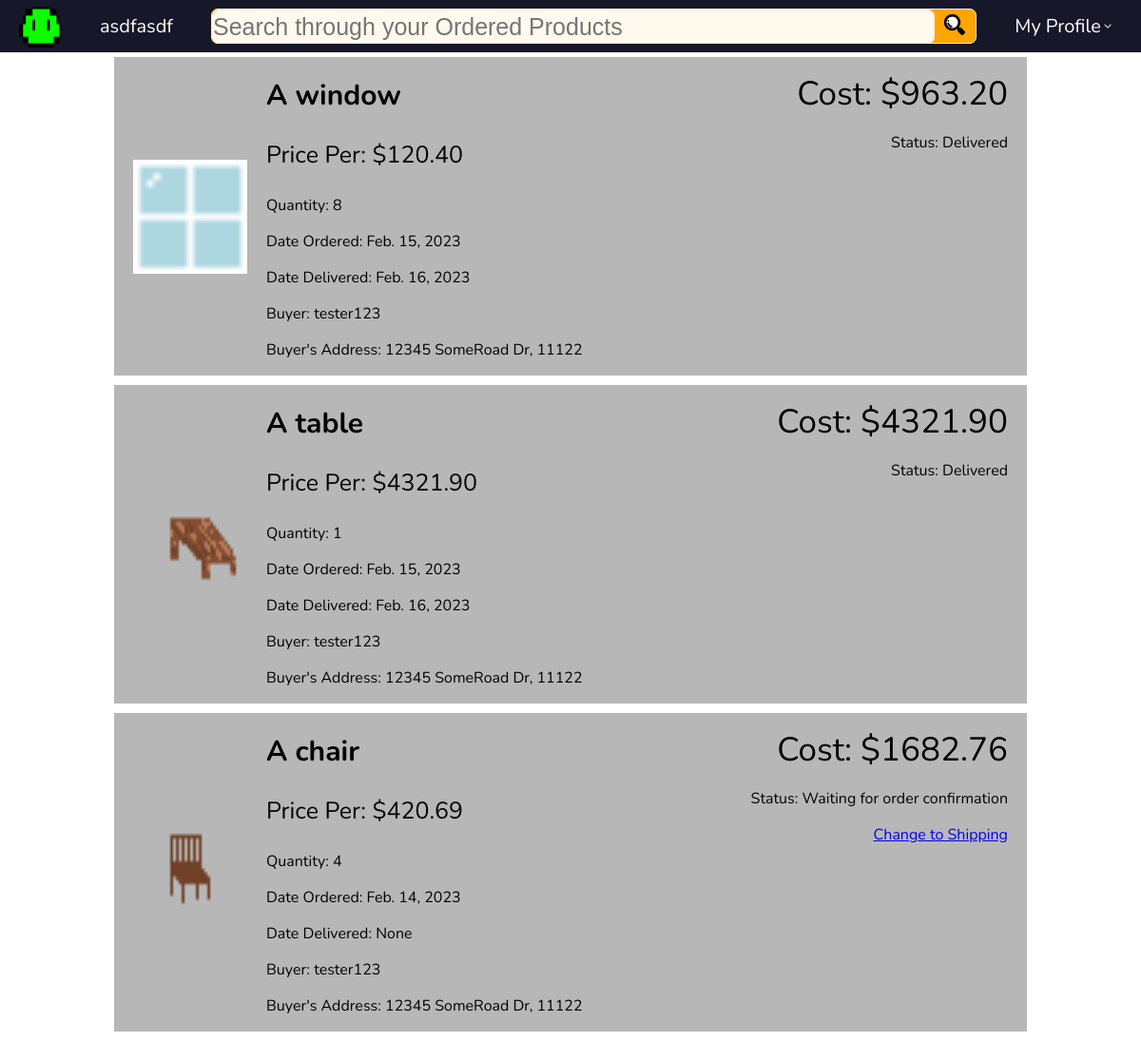
The app's page /store/ongoingOrders/ (signed in) with its own data.
### store/models.py (models this page shows, shortened)
class Profile(models.Model):
    user = models.OneToOneField(User, on_delete=models.CASCADE)
    picture = models.ImageField(blank=True)
    phone = models.CharField(max_length=13, blank=True) # Validation
    address = models.CharField(max_length=40) # Validation
    type = models.CharField(
         max_length = 20, default="Customer",
         choices=[
            ("Customer", "Customer"), ("Vendor", "Vendor"), ("Transit", "Transit")
         ]
        )
    wishlist = models.ManyToManyField('Product', related_name="wishlist", blank=True)
    cart = models.ManyToManyField('Product', related_name="cart", blank=True)
    def __str__(self):
        return f"{self.user.username}"

class Order(models.Model):
    buyer = models.ForeignKey("Profile", on_delete=models.CASCADE, blank=True, null=True)
    product = models.ForeignKey(Product, on_delete=models.CASCADE) #so seller can be referenced with other info
    status = models.CharField(
         max_length = 50, default="Waiting for payment confirmation",
         choices=[
            ("Waiting for payment confirmation","Waiting for payment confirmation"),("Shipping","Shipping"), ("On Delivery","On Delivery"), ("Delivered","Delivered"), ("Problem with Transit","Problem with Transit")
         ]
        )
    deliverer = models.ForeignKey(Profile, on_delete=models.CASCADE, blank=True, null=True, related_name="deliverer")
    date_placed = models.DateField(auto_now=True)
    date_delivered = models.DateField(blank=True, null=True)
    quantity = models.IntegerField(default=0)
    totalCost = models.DecimalField(decimal_places=2, max_digits = 40, default=0)
    priority = models.IntegerField(default=0, blank=True, null=True)

class Product(models.Model):
    seller = models.ForeignKey(Profile, on_delete=models.CASCADE)
    title = models.CharField(max_length=50)
    price = models.DecimalField(decimal_places=2, max_digits=40)
    desc = models.TextField(max_length=500)
    picture = models.ImageField(blank=True)
    unlisted = models.BooleanField(default=False)
    nReviews = models.IntegerField(default=0)
    averageScore = models.DecimalField(default=0, decimal_places=2, max_digits=40)

### store/views.py (the view)
# urls.py: path('ongoingOrders/', ongoingOrders, name='ongoingOrders'),
def ongoingOrders(request):
    profile = Profile.objects.get(user__exact=request.user)
    orders = Order.objects.filter(product__seller__exact=profile)
    if request.method == "POST":
        orders = orders.filter(product__title__icontains=request.POST['search'])
    context = {
        'profile': profile,
        'orders': orders,
        'placeholder': 'Search through your Ordered Products',
    }
    return render(request, 'store/ongoingOrders.html', context)

### store/templates/store/ongoingOrders.html
{% extends 'store/base.html' %}
{% load static %}
{% block style %}<link rel="stylesheet" href="{% static 'store/ongoingOrders.css' %}"> {% endblock %}
{% block content %}
    {% for order in orders %}
        <div class="product">
            <img class="image" src="{{ order.product.picture.url }}">
            <div class="right">
                <h1 class="title">{{ order.product.title }}</h1>
                <p class="price">Price Per: ${{ order.product.price }}</p>
                <p class="qt">Quantity: {{ order.quantity }} </p>
                <p>Date Ordered: {{ order.date_placed }}</p>
                <p>Date Delivered: {{ order.date_delivered }}</p>
                <p class="buyer">Buyer: {{ order.buyer }}</p>
                <p class="address">Buyer's Address: {{ order.buyer.address }}</p>
            </div>
            <div class="rightest">
                <p class="total">Cost: ${{order.totalCost}} </p>
                <p class="status":>Status: {{order.status}}</p>
                {% if order.status == "Waiting for payment confirmation" or order.status == "Waiting for order confirmation" %}
                    <a class="shipping" href="{% url 'shipping' order.id %}">Change to Shipping</a>
                {% endif %}
            </div>
        </div>
    {% endfor %}
{% endblock %}

### store/templates/store/base.html (shortened to what this page needs)
{% load static %}
<!DOCTYPE html>
<html lang="en">
<head>
    <link rel="stylesheet" href="{% static 'store/base.css' %}">
    {% block style %} {% endblock %}
</head>
<body>
    {% block nav %}
    <div class="nav">
        <a class="profileImage" href="{% url 'index' %}"><img src="{{ profile.picture.url }}"></a>
        <a class="username" href="{% url 'index' %}">{{ profile.user.username }}</a>
        <form method="post">
            {% if placeholder == "Does Not Use Search" %}
                <input class="search" type="text" name="search" placeholder="{{ placeholder }}" disabled>
                <button type="submit" disabled><img src="{% static 'store/search.png' %}"></button>
            {% else %}
                <input class="search" type="text" name="search" placeholder="{{ placeholder }}">
                <button type="submit"><img src="{% static 'store/search.png' %}"></button>
            {% endif %}
        </form>
        <div class="profile">
            <p>My Profile</p>
            <img src="{% static 'store/downarrow.png' %}">
        </div>
    </div>
    {% endblock %}
    <div class="content">
    {% block content %}
    {% endblock %}
    </div>
</body>
</html>

### store/static/store/base.css (style rules this page uses)
body { margin:0px; }
.content { margin-top: 70px; }
.nav { position: fixed; top:0px; left:0px; font-family: Nunito; background-color: rgb(23, 23, 42); display: flex; width: 100vw; align-items: center; font-size: 20px; z-index: 10; }
.profileImage { width: 45px; height: 45px; margin-top: 5px; margin-bottom: 5px; margin-left: 20px; }
.nav .profileImage img { width: 45px; height: 45px; }
.username { color: white; text-decoration: none; margin-left: 40px; }
.nav form { display: flex; background-color: orange; flex: 1; border: 1px solid rgb(255, 239, 209); border-radius: 7px; margin-left: 40px; height: 35px; }
.nav .search { background-color: rgb(255, 249, 238); border: inherit; border-radius: inherit; font-size: 25px; width: calc(100% - 45px); padding:0; height: 34px; }
.nav button { width: 42px; background-color: orange; border: 1px solid orange; border-radius: 10px; }
.nav button img { height: 22px; width: 22px; }
.profile { display: flex; align-items: center; position: relative; color: white; margin-top: 0px; margin-bottom: 0px; margin-left: 40px; margin-right: 30px; }
.profile p { margin:0; }
.profile img { margin: 0; margin-left: 2px; height: 10px; width: 10px; }
.nav a img { width: 30px; height: 30px; }

### store/static/store/ongoingOrders.css (style rules this page uses)
.content { font-family: Nunito; margin-top: 60px; }
.title { font-size: 30px; }
.product { display: flex; position: relative; width: 80vw; margin-left: auto; margin-right: auto; margin-top: 10px; margin-bottom:10px; background-color: rgb(183, 183, 183); }
.product img { margin: 20px; width: 10vw; height: 10vw; align-self: center; }
.price { font-size: 25px; }
.rightest { flex: 1; position: relative; display: flex; flex-direction: column; justify-content: right; }
.rightest * { position: relative; margin-right: 20px; margin-left: auto; }
.total { font-size: 35px; margin-top: 15px; margin-bottom: 1px; }

### records on screen
Profile: picture (picture), user.username "asdfasdf"
Order: product.picture (picture), product "A window", product.price "120.40", quantity "8", date_placed "Feb. 15, 2023", date_delivered "Feb. 16, 2023", buyer "tester123", buyer.address "12345 SomeRoad Dr, 11122", totalCost "963.20", status "Delivered"
Order: product.picture (picture), product "A table", product.price "4321.90", quantity "1", date_placed "Feb. 15, 2023", date_delivered "Feb. 16, 2023", buyer "tester123", buyer.address "12345 SomeRoad Dr, 11122", totalCost "4321.90", status "Delivered"
Order: product.picture (picture), product "A chair", product.price "420.69", quantity "4", date_placed "Feb. 14, 2023", date_delivered "None", buyer "tester123", buyer.address "12345 SomeRoad Dr, 11122", totalCost "1682.76", status "Waiting for order confirmation", shows "Change to Shipping"
